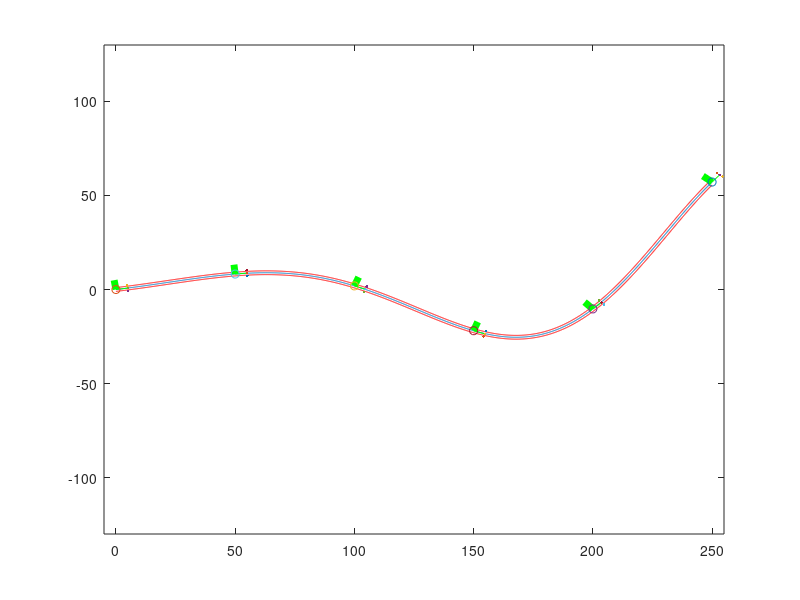

Write the MATLAB code that produced this figure.
 t = (0 : .1 : 250);
 t1 = (250 : -.1 : 0);
 D1 = 5;
 D2 = 1.5;
%PLOT MIDDLE LINE
    n = 1;
    for q = 0 : .1  : 250;
        x(n) = 5*exp(.01*q)*sin(.03*q);
        n = n+1;
    end
    figure(1)
    plot(t,x)
    hold on

%PLOT BOTTOM LINE
    n = 2501;
    for q = 0 : .1  : 250;
        x1(n) = 5*exp(.01*q)*sin(.03*q) - 1/cos(atan(exp(.01*q)*(.05*sin(.03*q)+.15*cos(.03*q))));
        n = n-1;
    end
    plot(t1,x1,'r')
    

%PLOT TOP LINE
    n = 1;
    for q = 0 : .1  : 250;
        x2(n) = 5*exp(.01*q)*sin(.03*q) + 1/cos(atan(exp(.01*q)*(.05*sin(.03*q)+.15*cos(.03*q))));
        n = n+1;
    end

    plot(t,x2, 'r')
    
%PLOT CART ORIENTATION
for q = 1 : 500 : 2501
    cartXX = t(q) + D1*cos(atan(exp(.01*t(q))*(.05*sin(.03*t(q))+.15*cos(.03*t(q)))));
    cartXY = x(q) + D1*sin(atan(exp(.01*t(q))*(.05*sin(.03*t(q))+.15*cos(.03*t(q)))));

    cartYY = x(q) + D1*cos(atan(exp(.01*t(q))*(.05*sin(.03*t(q))+.15*cos(.03*t(q)))));
    cartYX = t(q) - D1*sin(atan(exp(.01*t(q))*(.05*sin(.03*t(q))+.15*cos(.03*t(q)))));
    
    leftXSensorX = cartXX - D2*sin(atan(exp(.01*t(q))*(.05*sin(.03*t(q))+.15*cos(.03*t(q)))));
    leftXSensorY = cartXY + D2*cos(atan(exp(.01*t(q))*(.05*sin(.03*t(q))+.15*cos(.03*t(q)))));
    rightXSensorX = cartXX + D2*sin(atan(exp(.01*t(q))*(.05*sin(.03*t(q))+.15*cos(.03*t(q)))));
    rightXSensorY = cartXY - D2*cos(atan(exp(.01*t(q))*(.05*sin(.03*t(q))+.15*cos(.03*t(q)))));
    ySensorX = cartXX;
    ySensorY = cartXY;

    plot([t(q) cartXX],[x(q) cartXY],'g',[t(q) cartYX],[x(q) cartYY],'g','LineWidth', 5)
    plot(t(q),x(q),'o')
    plot(leftXSensorX,leftXSensorY,'.')
    plot(rightXSensorX,rightXSensorY,'.')
    plot(ySensorX,ySensorY,'.')
    
end
    axis([-5 255 -130 130]);
    hold off
